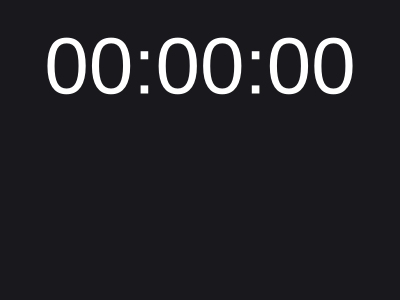
<?xml version="1.0" encoding="UTF-8"?>
<ui version="4.0">
 <class>Dialog</class>
 <widget class="QDialog" name="Dialog">
  <property name="geometry">
   <rect>
    <x>0</x>
    <y>0</y>
    <width>400</width>
    <height>300</height>
   </rect>
  </property>
  <property name="windowTitle">
   <string>Stay Focus</string>
  </property>
  <property name="styleSheet">
   <string notr="true">background-color: #19181d;</string>
  </property>
  <widget class="QLabel" name="label">
   <property name="geometry">
    <rect>
     <x>40</x>
     <y>30</y>
     <width>320</width>
     <height>71</height>
    </rect>
   </property>
   <property name="styleSheet">
    <string notr="true">QLabel {
	font-size: 60pt;
	color:  #FFF;
}</string>
   </property>
   <property name="text">
    <string>00:00:00</string>
   </property>
   <property name="alignment">
    <set>Qt::AlignCenter</set>
   </property>
  </widget>
  <widget class="QPushButton" name="btn_play">
   <property name="geometry">
    <rect>
     <x>165</x>
     <y>130</y>
     <width>70</width>
     <height>70</height>
    </rect>
   </property>
   <property name="cursor">
    <cursorShape>PointingHandCursor</cursorShape>
   </property>
   <property name="styleSheet">
    <string notr="true">QPushButton {
	background: transparent;
	border-radius: 35px;
}

QPushButton:hover {
	background-color: #28272c;
}

QPushButton:pressed {
	background-color: #3f3f47;
}</string>
   </property>
   <property name="text">
    <string/>
   </property>
   <property name="icon">
    <iconset resource="files.qrc">
     <normaloff>:/icons/icons/play.png</normaloff>:/icons/icons/play.png</iconset>
   </property>
   <property name="iconSize">
    <size>
     <width>48</width>
     <height>48</height>
    </size>
   </property>
  </widget>
  <widget class="QPushButton" name="btn_pause">
   <property name="enabled">
    <bool>true</bool>
   </property>
   <property name="geometry">
    <rect>
     <x>165</x>
     <y>130</y>
     <width>70</width>
     <height>70</height>
    </rect>
   </property>
   <property name="cursor">
    <cursorShape>PointingHandCursor</cursorShape>
   </property>
   <property name="styleSheet">
    <string notr="true">QPushButton {
	background: transparent;
	border-radius: 35px;
}

QPushButton:hover {
	background-color: #28272c;
}

QPushButton:pressed {
	background-color: #3f3f47;
}</string>
   </property>
   <property name="text">
    <string/>
   </property>
   <property name="icon">
    <iconset resource="files.qrc">
     <normaloff>:/icons/icons/pause.png</normaloff>:/icons/icons/pause.png</iconset>
   </property>
   <property name="iconSize">
    <size>
     <width>48</width>
     <height>48</height>
    </size>
   </property>
  </widget>
  <widget class="QPushButton" name="btn_reset">
   <property name="enabled">
    <bool>true</bool>
   </property>
   <property name="geometry">
    <rect>
     <x>260</x>
     <y>140</y>
     <width>50</width>
     <height>50</height>
    </rect>
   </property>
   <property name="cursor">
    <cursorShape>PointingHandCursor</cursorShape>
   </property>
   <property name="styleSheet">
    <string notr="true">QPushButton {
	background: transparent;
	border-radius: 25px;
}

QPushButton:hover {
	background-color: #28272c;
}

QPushButton:pressed {
	background-color: #3f3f47;
}</string>
   </property>
   <property name="text">
    <string/>
   </property>
   <property name="icon">
    <iconset resource="files.qrc">
     <normaloff>:/icons/icons/reset.png</normaloff>:/icons/icons/reset.png</iconset>
   </property>
   <property name="iconSize">
    <size>
     <width>30</width>
     <height>30</height>
    </size>
   </property>
  </widget>
 </widget>
 <resources>
  <include location="files.qrc"/>
 </resources>
 <connections/>
</ui>
